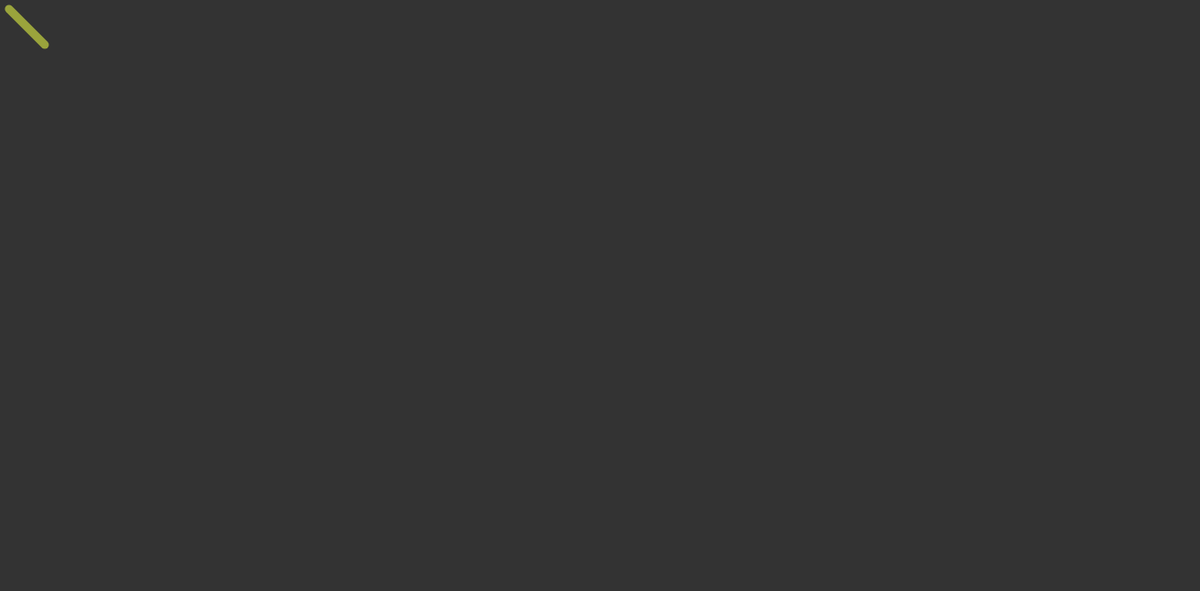
Frame 1 (no input)
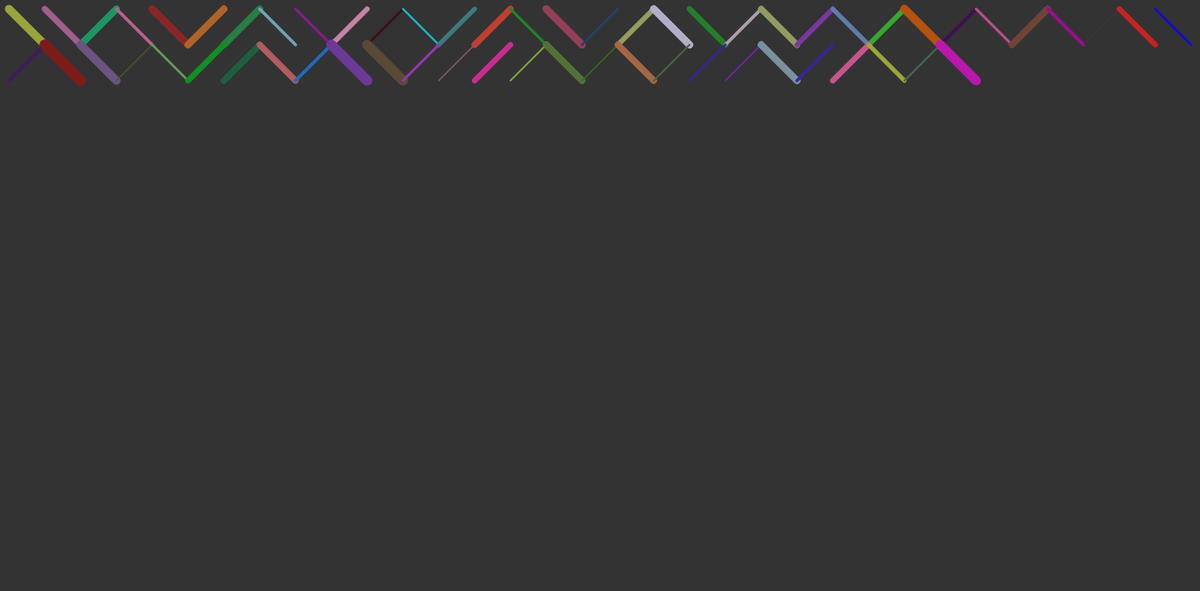
Frame 60 (no input)
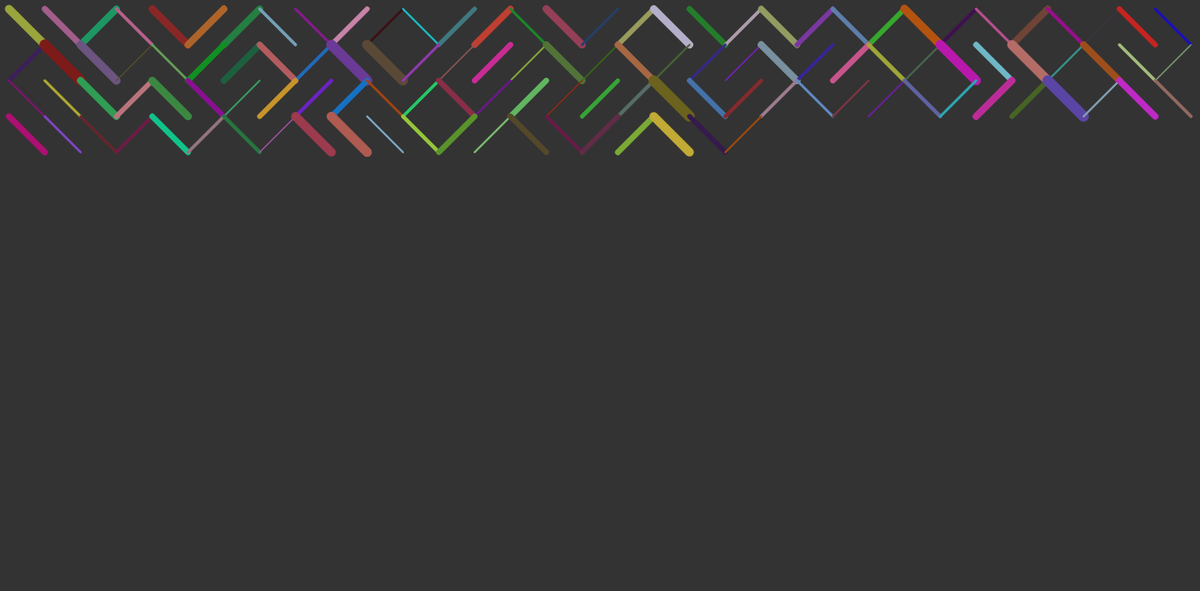
Frame 120 (the mouse pressed at the canvas centre since frame 60)

The p5.js sketch that drew these frames (run headless with seeded random() and noise() and a simulated clock; from frame 60 on, the mouse is pressed at the canvas centre):

// p5.js sketch
// ── sketch.js
// Carla de Beer
// October 2017
// Coloured pattern effect, based on the 10PRINT algorithm.

// Based on Daniel Shiffman's Coding Train video example:
// https://www.youtube.com/watch?v=bEyTZ5ZZxZs

let x = 10;
let y = 10;
let spacing = 40;

function setup() {
	createCanvas(1340, 660);
	//console.log(window.innerWidth - 100);
	background(51);
}

function draw() {
	stroke(255);

	let w1 = random(2, 12);
	let w2 = random(1, 8);

	let r1 = random(15, 200);
	let r2 = random(15, 200);

	let g1 = random(15, 200);
	let g2 = random(15, 200);

	let b1 = random(15, 200);
	let b2 = random(15, 200);

	if (random(1) < 0.5) {
		strokeWeight(w1);
		stroke(r1, g1, b1);
		line(x, y, x + spacing, y + spacing);
	} else {
		strokeWeight(w2);
		stroke(r2, g2, b2);
		fill(r2, g2, b2);
		line(x, y + spacing, x + spacing, y);
	}

	x += spacing;

	if (x >= width - 10) {
		x = 10;
		y += spacing;
	}

	if (y >= width - 10) {
		noLoop();
	}
}
